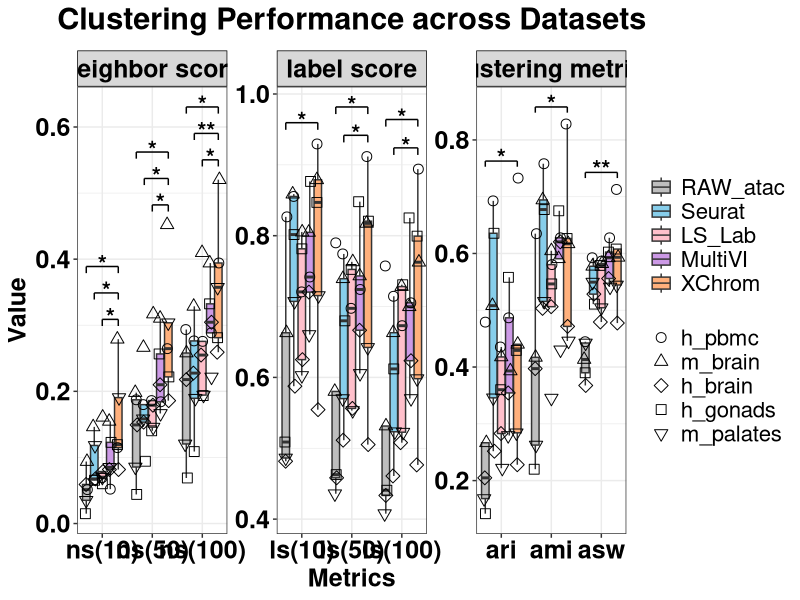
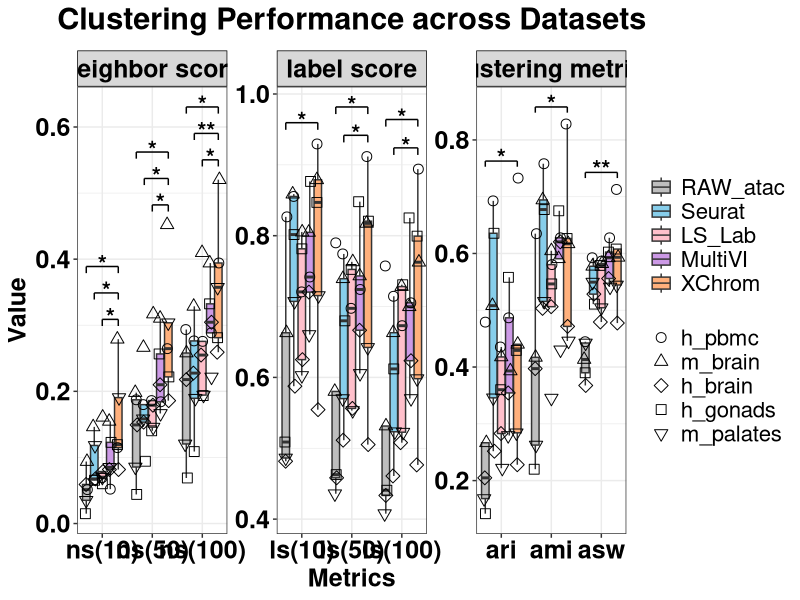

R code for these plots, in order:
library(ggplot2)
library(readr)
library(dplyr)
library(tidyr)
library(purrr)

df <- read_csv('nsls_ari_ami_asw.csv') 

r <- 4

df$Metric <- factor(df$Metric, levels = c("ns(10)", "ns(50)", "ns(100)", 
                                          "ls(10)", "ls(50)", "ls(100)",
                                          "ari", "ami", "asw"))
df$Method <- factor(df$Method, levels = c("RAW_atac", "Seurat", "LS_Lab", "MultiVI", "XChrom")) 
df$Dataset <- factor(df$Dataset, levels = c("h_pbmc", "m_brain", "h_brain", "h_gonads", "m_palates"))

df <- df %>%
  mutate(MetricType = case_when(
    grepl("ns", Metric) ~ "neighbor score",
    grepl("ls", Metric) ~ "label score",
    Metric %in% c("ari", "ami", "asw") ~ "clustering metrics",
    TRUE ~ "other"
  )) %>%
  mutate(MetricType = factor(MetricType, levels = c("neighbor score", "label score", "clustering metrics")))


perform_tests <- function(differences, digits_round = NULL, exact = FALSE, correct = TRUE) {
  d <- differences[is.finite(differences)]
  if (!is.null(digits_round)) d <- round(d, digits_round)
  
  n <- length(d)
  mean_d <- mean(d)
  sd_d <- sd(d)
  
  res <- list(
    p_value = NA_real_, test_method = "insufficient_n",
    estimate_diff = NA_real_, estimate_type = NA_character_, # (Mean diff / Pseudo-median)
    effect_size = NA_real_, effect_size_type = NA_character_, # (Cohen's d / Wilcoxon r)
    lower_ci = NA_real_, upper_ci = NA_real_
  )
  
  if (n < 2) return(res)
  
  if (sd_d == 0) {
    if (all(abs(d) < .Machine$double.eps)) {
      res$p_value <- 1; res$test_method <- "no-diff"
      res$estimate_diff <- 0; res$estimate_type <- "mean_diff"
      res$effect_size <- 0; res$effect_size_type <- "Cohen_d"
      res$lower_ci <- 0; res$upper_ci <- 0
      return(res)
    } else {
      k <- sum(d > 0); n_nonzero <- sum(d != 0)
      bt <- binom.test(k, n_nonzero, p = 0.5, alternative = "two.sided")
      res$p_value <- bt$p.value; res$test_method <- "Sign test (binom)"
      res$estimate_diff <- mean_d; res$estimate_type <- "mean_diff"
      res$effect_size <- k / n_nonzero; res$effect_size_type <- "Proportion_positive"
      res$lower_ci <- mean_d - qt(0.975, df = n-1) * (sd_d / sqrt(n))
      res$upper_ci <- mean_d + qt(0.975, df = n-1) * (sd_d / sqrt(n))
      return(res)
    }
  }
  
  shapiro_p <- if (n >= 3) {
    tryCatch(shapiro.test(d)$p.value, error = function(e) NA_real_)
  } else NA_real_
  
  if (!is.na(shapiro_p) && shapiro_p > 0.05) {
    tt <- t.test(d, mu = 0)
    res$p_value <- tt$p.value
    res$test_method <- "paired t-test"
    
    res$estimate_diff <- tt$estimate[["mean of x"]] 
    res$estimate_type <- "Mean_Difference"
    
    res$effect_size <- mean_d / sd_d  
    res$effect_size_type <- "Cohen_d"
    
    res$lower_ci <- tt$conf.int[1]
    res$upper_ci <- tt$conf.int[2]
  } else {
    wt <- suppressWarnings(tryCatch(
      wilcox.test(d, alternative = "two.sided", mu = 0, exact = FALSE, correct = TRUE, conf.int = TRUE),
      error = function(e) wilcox.test(d, alternative = "two.sided", mu = 0, exact = FALSE, correct = TRUE)
    ))
    
    res$p_value <- wt$p.value
    res$test_method <- "Wilcoxon signed-rank"
    
    if ("estimate" %in% names(wt)) {
      res$estimate_diff <- wt$estimate[["(pseudo)median"]] 
      res$estimate_type <- "Pseudo_median"
    } else {
      res$estimate_diff <- median(d)
      res$estimate_type <- "Median_Difference" # Fallback
    }
    
    # Wilcoxon r = Z / sqrt(N)
    z_val <- qnorm(wt$p.value / 2)
    res$effect_size <- abs(z_val) / sqrt(n)
    res$effect_size_type <- "Wilcoxon_r"
    
    if ("conf.int" %in% names(wt)) {
      res$lower_ci <- wt$conf.int[1]
      res$upper_ci <- wt$conf.int[2]
    } else {
      res$lower_ci <- mean_d - qt(0.975, df = n-1) * (sd_d / sqrt(n))
      res$upper_ci <- mean_d + qt(0.975, df = n-1) * (sd_d / sqrt(n))
    }
  }
  return(res)
}



df_wide <- df %>% 
  select(Dataset, Metric, MetricType, Method, Value) %>%
  pivot_wider(names_from = Method, values_from = Value)

methods_list <- levels(df$Method)

target_method <- "XChrom"
other_methods <- setdiff(methods_list, target_method)
# (d <- df_m[[m1]] - df_m[[m2]]) 
pairs <- lapply(other_methods, function(m) c(target_method, m)) 

results_list <- list()

for(m in unique(df$Metric)) {
  m_type <- unique(df$MetricType[df$Metric == m])
  df_m <- df_wide %>% filter(Metric == m)
  
  for(p in pairs) {
    m1 <- p[1] # "XChrom"
    m2 <- p[2] # "raw_ATAC", "SCALE", "scCASE", "scBasset" 
    
    if(m1 %in% colnames(df_m) && m2 %in% colnames(df_m)) {
      d <- df_m[[m1]] - df_m[[m2]]
      
      test_res <- perform_tests(d)
      n_val <- sum(!is.na(d))
      
      results_list[[length(results_list) + 1]] <- tibble(
        Metric = m,
        MetricType = m_type,
        Group1 = m1,
        Group2 = m2,
        N = n_val, 
        
        estimate_diff = test_res$estimate_diff, 
        estimate_type = test_res$estimate_type,
        lower_ci = test_res$lower_ci,  
        upper_ci = test_res$upper_ci,
        
        
        effect_size = test_res$effect_size,
        effect_size_type = test_res$effect_size_type,
        
        test_method = test_res$test_method,
        p_value = test_res$p_value
      )
    }
  }
}

pairwise_df <- bind_rows(results_list) %>%
  mutate(
    signif = case_when(
      p_value < 0.001 ~ "***",
      p_value < 0.01  ~ "**",
      p_value < 0.05  ~ "*",
      TRUE ~ "ns"
    )
  )

write_csv(pairwise_df, paste0('crosscell_', r, 'XChrom_vs_otherM_t_wilcox.csv'))


sig_df <- pairwise_df %>% filter(signif != "ns")


metric_indices <- df %>% 
  distinct(MetricType, Metric) %>% 
  group_by(MetricType) %>% 
  arrange(Metric) %>% 
  mutate(metric_x = row_number()) %>% 
  ungroup()

k <- length(methods_list)
dodge_width <- 0.8
offsets <- seq(-dodge_width/2 + dodge_width/(2*k), dodge_width/2 - dodge_width/(2*k), length.out = k)
names(offsets) <- methods_list

metric_max <- df %>% group_by(Metric) %>% summarise(max_val = max(Value, na.rm = TRUE))

plot_sig_df <- sig_df %>%
  left_join(metric_indices, by = c("MetricType", "Metric")) %>%
  left_join(metric_max, by = "Metric") %>%
  mutate(
    x1_offset = offsets[Group1],
    x2_offset = offsets[Group2],
    x_min = metric_x + pmin(x1_offset, x2_offset),
    x_max = metric_x + pmax(x1_offset, x2_offset),
    dist = abs(x1_offset - x2_offset) 
  ) %>%
  arrange(MetricType, Metric, dist) %>%
  group_by(MetricType, Metric) %>%
  mutate(
    step = row_number(),
    y_pos = max_val + 0.03 + 0.04 * (step - 1), 
    y_tip = y_pos - 0.01 
  ) %>%
  ungroup()

p <- ggplot(df, aes(x = Metric, y = Value)) +
  geom_boxplot(aes(fill = Method), alpha = 1, outlier.shape = NA, position = position_dodge(width = dodge_width)) + 
  geom_jitter(
    aes(shape = Dataset, group = Method),
    position = position_jitterdodge(jitter.width = 0.2, dodge.width = dodge_width),
    size = 3, alpha = 1, color = "black" 
  ) +
  scale_fill_manual(values = c('RAW_atac' = 'grey', "Seurat" = "skyblue", 'LS_Lab' = "pink",
                               'MultiVI' = '#CC99E6', "XChrom" = "#FFB07C")) + 
  scale_shape_manual(
    values = c(
      "h_pbmc" = 1,   
      "m_brain" = 2,    
      "h_brain" = 5,    
      "h_gonads" = 0,   
      "m_palates" = 6   
    ))+
  scale_x_discrete(expand = expansion(add = c(0.5, 0.5))) +  
  guides(shape = guide_legend(order = 2), fill = guide_legend(order = 1)) +  
  facet_wrap(~MetricType, scales = "free") +
  theme_bw() +
  theme(
    axis.text.x = element_text(angle = 0, hjust = 0.5, size = 18, face = "bold", color = "black", margin = margin(t = 2)),
    axis.text.y = element_text(size = 18, face = "bold", color = "black"),
    axis.title = element_text(size = 18, color = "black", face = "bold"),
    legend.title = element_blank(),
    plot.title = element_text(hjust = 0.5, size = 22, face = "bold", margin = margin(b = 10)),
    legend.text = element_text(size = 16),
    strip.background = element_rect(fill = rgb(0.5, 0.5, 0.5, 0.3), color = "black", linewidth = 0.5), 
    strip.text = element_text(size = 18, face = "bold", color = "black")
  ) +
  labs(title = "Clustering Performance across Datasets", x = "Metrics", y = "Value")

if(nrow(plot_sig_df) > 0) {
  p <- p + 
    geom_segment(data = plot_sig_df, aes(x = x_min, xend = x_max, y = y_pos, yend = y_pos), inherit.aes = FALSE, linewidth = 0.5) +
    geom_segment(data = plot_sig_df, aes(x = x_min, xend = x_min, y = y_pos, yend = y_tip), inherit.aes = FALSE, linewidth = 0.5) +
    geom_segment(data = plot_sig_df, aes(x = x_max, xend = x_max, y = y_pos, yend = y_tip), inherit.aes = FALSE, linewidth = 0.5) +
    # 仅保留星号，不再显示具体 P 值
    geom_text(data = plot_sig_df, aes(x = (x_min + x_max)/2, y = y_pos - 0.01, label = signif), inherit.aes = FALSE, size = 6, vjust = 0, fontface = "bold") +
    scale_y_continuous(expand = expansion(mult = c(0.05, 0.05))) 
}

print(p)

ggsave('crosscell_nsls_ari_ami_asw_XChrom_vs_other.pdf', plot = p, 
       width = 18, height = 6, units = "in", dpi = 300)
